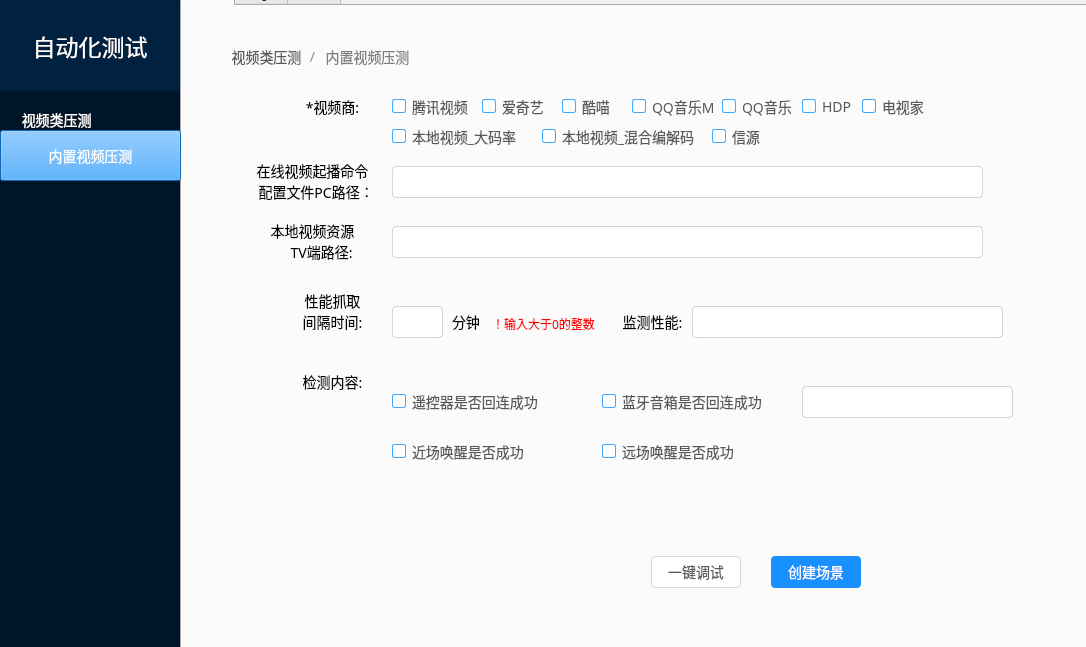
<?xml version="1.0" encoding="UTF-8"?>
<ui version="4.0">
 <class>MainWindow</class>
 <widget class="QMainWindow" name="MainWindow">
  <property name="geometry">
   <rect>
    <x>0</x>
    <y>0</y>
    <width>1086</width>
    <height>647</height>
   </rect>
  </property>
  <property name="windowTitle">
   <string>MainWindow</string>
  </property>
  <property name="styleSheet">
   <string notr="true">QPushButton#pushButton_2{
background: #1890FF;
box-shadow: inset 0 2px 8px 0 rgba(0,0,0,0.45);
opacity: 0.65;
font-family: PingFangSC-Regular;
font-size: 14px;
color: #FFFFFF;
line-height: 22px;
}
</string>
  </property>
  <widget class="QWidget" name="centralwidget">
   <widget class="QTabWidget" name="tabWidget">
    <property name="geometry">
     <rect>
      <x>180</x>
      <y>-20</y>
      <width>941</width>
      <height>671</height>
     </rect>
    </property>
    <property name="styleSheet">
     <string notr="true">QLabel {
font-family: PingFangSC-Regular;
font-size: 14px;
color: rgba(0,0,0);
text-align: right;
line-height: 22px;
}
QLabel#label_15{
font-family: PingFangSC-Regular;
font-size: 12px;
color: rgba(255,0,0);
text-align: right;
line-height: 22px;
}
QCheckBox{
	font-family: PingFangSC-Regular;
	font-size: 14px;
	color: rgba(0,0,0,0.65);
	letter-spacing: 0;
	text-align: left;
	line-height: 22px;
}
QCheckBox::indicator{
	background: #FFFFFF;
	border: 1px solid #40A9FF;
	border-radius: 2px;
	border-radius: 2px;
	width: 12px;
	height: 12px;
}
QCheckBox::indicator:checked{
	image: url(./src/qss/复选-已选.svg);
}
QRadioButton {
font-family: PingFangSC-Regular;
font-size: 14px;
color: rgba(0,0,0,0.65);
text-align: left;
line-height: 22px;}
QPushButton#pushButton_13,#pushButton_7,#pushButton_9{
font-family: PingFangSC-Regular;
font-size: 14px;
color: #FFFFFF;
line-height: 22px;
background: #1890FF;
border-radius: 4px;
border-radius: 4px;
}
QPushButton#pushButton_8,#pushButton_10,#pushButton_14{
font-family: PingFangSC-Regular;
font-size: 14px;
color: rgba(0,0,0,0.65);
line-height: 22px;
background: #FFFFFF;
border: 1px solid #D9D9D9;
border-radius: 4px;
border-radius: 4px;
}
QLineEdit{
background: #FFFFFF;
border: 1px solid rgba(0,0,0,0.15);
border-radius: 4px;
border-radius: 4px;
height: 32px;
}</string>
    </property>
    <property name="currentIndex">
     <number>0</number>
    </property>
    <widget class="QWidget" name="tab">
     <attribute name="title">
      <string>Tab 1</string>
     </attribute>
     <widget class="QLabel" name="label_2">
      <property name="geometry">
       <rect>
        <x>90</x>
        <y>80</y>
        <width>121</width>
        <height>41</height>
       </rect>
      </property>
      <property name="layoutDirection">
       <enum>Qt::LeftToRight</enum>
      </property>
      <property name="styleSheet">
       <string notr="true"/>
      </property>
      <property name="text">
       <string>*视频商:</string>
      </property>
      <property name="alignment">
       <set>Qt::AlignCenter</set>
      </property>
     </widget>
     <widget class="QLabel" name="label_3">
      <property name="geometry">
       <rect>
        <x>70</x>
        <y>150</y>
        <width>121</width>
        <height>51</height>
       </rect>
      </property>
      <property name="layoutDirection">
       <enum>Qt::LeftToRight</enum>
      </property>
      <property name="styleSheet">
       <string notr="true"/>
      </property>
      <property name="text">
       <string>在线视频起播命令
  配置文件PC路径：</string>
      </property>
      <property name="alignment">
       <set>Qt::AlignCenter</set>
      </property>
     </widget>
     <widget class="QLabel" name="label_4">
      <property name="geometry">
       <rect>
        <x>100</x>
        <y>280</y>
        <width>101</width>
        <height>51</height>
       </rect>
      </property>
      <property name="layoutDirection">
       <enum>Qt::LeftToRight</enum>
      </property>
      <property name="styleSheet">
       <string notr="true"/>
      </property>
      <property name="text">
       <string>性能抓取
间隔时间:</string>
      </property>
      <property name="alignment">
       <set>Qt::AlignCenter</set>
      </property>
     </widget>
     <widget class="QLabel" name="label_6">
      <property name="geometry">
       <rect>
        <x>90</x>
        <y>350</y>
        <width>121</width>
        <height>51</height>
       </rect>
      </property>
      <property name="layoutDirection">
       <enum>Qt::LeftToRight</enum>
      </property>
      <property name="styleSheet">
       <string notr="true"/>
      </property>
      <property name="text">
       <string>检测内容:</string>
      </property>
      <property name="alignment">
       <set>Qt::AlignCenter</set>
      </property>
     </widget>
     <widget class="QLineEdit" name="lineEdit">
      <property name="geometry">
       <rect>
        <x>210</x>
        <y>160</y>
        <width>591</width>
        <height>32</height>
       </rect>
      </property>
      <property name="styleSheet">
       <string notr="true"/>
      </property>
      <property name="text">
       <string/>
      </property>
     </widget>
     <widget class="QCheckBox" name="checkBox">
      <property name="geometry">
       <rect>
        <x>210</x>
        <y>90</y>
        <width>81</width>
        <height>21</height>
       </rect>
      </property>
      <property name="text">
       <string>腾讯视频</string>
      </property>
     </widget>
     <widget class="QCheckBox" name="checkBox_2">
      <property name="geometry">
       <rect>
        <x>300</x>
        <y>90</y>
        <width>81</width>
        <height>21</height>
       </rect>
      </property>
      <property name="text">
       <string>爱奇艺</string>
      </property>
     </widget>
     <widget class="QCheckBox" name="checkBox_3">
      <property name="geometry">
       <rect>
        <x>380</x>
        <y>90</y>
        <width>81</width>
        <height>21</height>
       </rect>
      </property>
      <property name="text">
       <string>酷喵</string>
      </property>
     </widget>
     <widget class="QCheckBox" name="checkBox_4">
      <property name="geometry">
       <rect>
        <x>450</x>
        <y>90</y>
        <width>81</width>
        <height>21</height>
       </rect>
      </property>
      <property name="text">
       <string>QQ音乐MV</string>
      </property>
     </widget>
     <widget class="QLineEdit" name="lineEdit_2">
      <property name="geometry">
       <rect>
        <x>210</x>
        <y>300</y>
        <width>51</width>
        <height>32</height>
       </rect>
      </property>
      <property name="styleSheet">
       <string notr="true"/>
      </property>
     </widget>
     <widget class="QLabel" name="label_7">
      <property name="geometry">
       <rect>
        <x>270</x>
        <y>300</y>
        <width>31</width>
        <height>31</height>
       </rect>
      </property>
      <property name="styleSheet">
       <string notr="true">font: 75 12pt &quot;新宋体&quot;;</string>
      </property>
      <property name="text">
       <string>分钟</string>
      </property>
     </widget>
     <widget class="QLabel" name="label_8">
      <property name="geometry">
       <rect>
        <x>420</x>
        <y>290</y>
        <width>101</width>
        <height>51</height>
       </rect>
      </property>
      <property name="layoutDirection">
       <enum>Qt::LeftToRight</enum>
      </property>
      <property name="styleSheet">
       <string notr="true"/>
      </property>
      <property name="text">
       <string>监测性能:</string>
      </property>
      <property name="alignment">
       <set>Qt::AlignCenter</set>
      </property>
     </widget>
     <widget class="QCheckBox" name="checkBox_15">
      <property name="geometry">
       <rect>
        <x>210</x>
        <y>430</y>
        <width>161</width>
        <height>31</height>
       </rect>
      </property>
      <property name="text">
       <string>近场唤醒是否成功</string>
      </property>
     </widget>
     <widget class="QCheckBox" name="checkBox_17">
      <property name="geometry">
       <rect>
        <x>210</x>
        <y>380</y>
        <width>161</width>
        <height>31</height>
       </rect>
      </property>
      <property name="text">
       <string>遥控器是否回连成功</string>
      </property>
     </widget>
     <widget class="QCheckBox" name="checkBox_18">
      <property name="geometry">
       <rect>
        <x>420</x>
        <y>430</y>
        <width>161</width>
        <height>31</height>
       </rect>
      </property>
      <property name="text">
       <string>远场唤醒是否成功</string>
      </property>
     </widget>
     <widget class="QCheckBox" name="checkBox_20">
      <property name="geometry">
       <rect>
        <x>420</x>
        <y>380</y>
        <width>181</width>
        <height>31</height>
       </rect>
      </property>
      <property name="text">
       <string>蓝牙音箱是否回连成功</string>
      </property>
     </widget>
     <widget class="QPushButton" name="pushButton_7">
      <property name="geometry">
       <rect>
        <x>589</x>
        <y>550</y>
        <width>90</width>
        <height>32</height>
       </rect>
      </property>
      <property name="styleSheet">
       <string notr="true"/>
      </property>
      <property name="text">
       <string>创建场景</string>
      </property>
     </widget>
     <widget class="QPushButton" name="pushButton_8">
      <property name="geometry">
       <rect>
        <x>469</x>
        <y>550</y>
        <width>90</width>
        <height>32</height>
       </rect>
      </property>
      <property name="styleSheet">
       <string notr="true"/>
      </property>
      <property name="text">
       <string>一键调试</string>
      </property>
     </widget>
     <widget class="QCheckBox" name="checkBox_8">
      <property name="geometry">
       <rect>
        <x>540</x>
        <y>90</y>
        <width>81</width>
        <height>21</height>
       </rect>
      </property>
      <property name="text">
       <string>QQ音乐</string>
      </property>
     </widget>
     <widget class="QCheckBox" name="checkBox_9">
      <property name="geometry">
       <rect>
        <x>620</x>
        <y>90</y>
        <width>81</width>
        <height>21</height>
       </rect>
      </property>
      <property name="text">
       <string>HDP</string>
      </property>
     </widget>
     <widget class="QCheckBox" name="checkBox_10">
      <property name="geometry">
       <rect>
        <x>680</x>
        <y>90</y>
        <width>81</width>
        <height>21</height>
       </rect>
      </property>
      <property name="text">
       <string>电视家</string>
      </property>
     </widget>
     <widget class="QCheckBox" name="checkBox_11">
      <property name="geometry">
       <rect>
        <x>210</x>
        <y>120</y>
        <width>141</width>
        <height>21</height>
       </rect>
      </property>
      <property name="text">
       <string>本地视频_大码率</string>
      </property>
     </widget>
     <widget class="QCheckBox" name="checkBox_12">
      <property name="geometry">
       <rect>
        <x>530</x>
        <y>120</y>
        <width>81</width>
        <height>21</height>
       </rect>
      </property>
      <property name="text">
       <string>信源</string>
      </property>
     </widget>
     <widget class="QLineEdit" name="lineEdit_3">
      <property name="geometry">
       <rect>
        <x>510</x>
        <y>300</y>
        <width>311</width>
        <height>32</height>
       </rect>
      </property>
      <property name="styleSheet">
       <string notr="true"/>
      </property>
     </widget>
     <widget class="QCheckBox" name="checkBox_14">
      <property name="geometry">
       <rect>
        <x>360</x>
        <y>120</y>
        <width>181</width>
        <height>21</height>
       </rect>
      </property>
      <property name="text">
       <string>本地视频_混合编解码</string>
      </property>
     </widget>
     <widget class="QLabel" name="label_15">
      <property name="geometry">
       <rect>
        <x>310</x>
        <y>310</y>
        <width>111</width>
        <height>16</height>
       </rect>
      </property>
      <property name="styleSheet">
       <string notr="true"/>
      </property>
      <property name="text">
       <string>！输入大于0的整数</string>
      </property>
     </widget>
     <widget class="QLabel" name="label_18">
      <property name="geometry">
       <rect>
        <x>70</x>
        <y>210</y>
        <width>121</width>
        <height>51</height>
       </rect>
      </property>
      <property name="layoutDirection">
       <enum>Qt::LeftToRight</enum>
      </property>
      <property name="styleSheet">
       <string notr="true"/>
      </property>
      <property name="text">
       <string>本地视频资源
     TV端路径:</string>
      </property>
      <property name="alignment">
       <set>Qt::AlignCenter</set>
      </property>
     </widget>
     <widget class="QLineEdit" name="lineEdit_8">
      <property name="geometry">
       <rect>
        <x>210</x>
        <y>220</y>
        <width>591</width>
        <height>32</height>
       </rect>
      </property>
      <property name="styleSheet">
       <string notr="true"/>
      </property>
     </widget>
     <widget class="QLineEdit" name="lineEdit_9">
      <property name="geometry">
       <rect>
        <x>620</x>
        <y>380</y>
        <width>211</width>
        <height>32</height>
       </rect>
      </property>
      <property name="styleSheet">
       <string notr="true"/>
      </property>
     </widget>
     <widget class="QLabel" name="label_37">
      <property name="geometry">
       <rect>
        <x>44</x>
        <y>40</y>
        <width>81</width>
        <height>21</height>
       </rect>
      </property>
      <property name="layoutDirection">
       <enum>Qt::LeftToRight</enum>
      </property>
      <property name="styleSheet">
       <string notr="true">QLabel {
font-family: PingFangSC-Regular;
font-size: 14px;
color: rgba(0,0,0,0.65);
line-height: 22px;}</string>
      </property>
      <property name="text">
       <string>视频类压测</string>
      </property>
      <property name="alignment">
       <set>Qt::AlignCenter</set>
      </property>
     </widget>
     <widget class="QLabel" name="label_38">
      <property name="geometry">
       <rect>
        <x>140</x>
        <y>40</y>
        <width>91</width>
        <height>21</height>
       </rect>
      </property>
      <property name="layoutDirection">
       <enum>Qt::LeftToRight</enum>
      </property>
      <property name="styleSheet">
       <string notr="true">QLabel {
font-family: PingFangSC-Regular;
font-size: 14px;
color: rgba(0,0,0,0.50);
line-height: 22px;}</string>
      </property>
      <property name="text">
       <string>内置视频压测</string>
      </property>
      <property name="alignment">
       <set>Qt::AlignCenter</set>
      </property>
     </widget>
     <widget class="QLabel" name="label_39">
      <property name="geometry">
       <rect>
        <x>120</x>
        <y>40</y>
        <width>21</width>
        <height>21</height>
       </rect>
      </property>
      <property name="layoutDirection">
       <enum>Qt::LeftToRight</enum>
      </property>
      <property name="styleSheet">
       <string notr="true">QLabel {
font-family: PingFangSC-Regular;
font-size: 14px;
color: rgba(0,0,0,0.45);
line-height: 22px;}</string>
      </property>
      <property name="text">
       <string> / </string>
      </property>
      <property name="alignment">
       <set>Qt::AlignCenter</set>
      </property>
     </widget>
    </widget>
    <widget class="QWidget" name="tab_3">
     <attribute name="title">
      <string>Page</string>
     </attribute>
     <widget class="QLabel" name="label_16">
      <property name="geometry">
       <rect>
        <x>60</x>
        <y>70</y>
        <width>121</width>
        <height>51</height>
       </rect>
      </property>
      <property name="layoutDirection">
       <enum>Qt::LeftToRight</enum>
      </property>
      <property name="styleSheet">
       <string notr="true">color: rgb(0, 0, 0);
font: 75 15pt &quot;新宋体&quot;;
background-color: rgb(189, 215, 238);
</string>
      </property>
      <property name="text">
       <string>投屏模式：</string>
      </property>
      <property name="alignment">
       <set>Qt::AlignCenter</set>
      </property>
     </widget>
     <widget class="QCheckBox" name="checkBox_19">
      <property name="geometry">
       <rect>
        <x>230</x>
        <y>80</y>
        <width>81</width>
        <height>21</height>
       </rect>
      </property>
      <property name="text">
       <string>乐播投屏</string>
      </property>
     </widget>
     <widget class="QCheckBox" name="checkBox_22">
      <property name="geometry">
       <rect>
        <x>360</x>
        <y>80</y>
        <width>121</width>
        <height>21</height>
       </rect>
      </property>
      <property name="text">
       <string>dlna投屏</string>
      </property>
     </widget>
     <widget class="QCheckBox" name="checkBox_23">
      <property name="geometry">
       <rect>
        <x>500</x>
        <y>80</y>
        <width>81</width>
        <height>21</height>
       </rect>
      </property>
      <property name="text">
       <string>miracast（无线投屏）</string>
      </property>
     </widget>
     <widget class="QPushButton" name="pushButton_13">
      <property name="geometry">
       <rect>
        <x>800</x>
        <y>500</y>
        <width>91</width>
        <height>41</height>
       </rect>
      </property>
      <property name="styleSheet">
       <string notr="true">QPushButton{
color: rgb(255, 255, 255);
font: 75 15pt &quot;新宋体&quot;;
background-color: rgb(46, 117, 182);
border: 2px solid rgb(65, 133, 156);

}</string>
      </property>
      <property name="text">
       <string>创建场景</string>
      </property>
     </widget>
     <widget class="QPushButton" name="pushButton_14">
      <property name="geometry">
       <rect>
        <x>690</x>
        <y>500</y>
        <width>101</width>
        <height>41</height>
       </rect>
      </property>
      <property name="styleSheet">
       <string notr="true">QPushButton{
color: rgb(255, 255, 255);
font: 75 15pt &quot;新宋体&quot;;
background-color: rgb(46, 117, 182);
border: 2px solid rgb(65, 133, 156);

}</string>
      </property>
      <property name="text">
       <string>一键调试</string>
      </property>
     </widget>
     <widget class="QLineEdit" name="lineEdit_4">
      <property name="geometry">
       <rect>
        <x>230</x>
        <y>270</y>
        <width>71</width>
        <height>41</height>
       </rect>
      </property>
      <property name="styleSheet">
       <string notr="true">border: 1px solid rgb(0, 0, 0);</string>
      </property>
     </widget>
     <widget class="QLabel" name="label_5">
      <property name="geometry">
       <rect>
        <x>60</x>
        <y>270</y>
        <width>121</width>
        <height>51</height>
       </rect>
      </property>
      <property name="layoutDirection">
       <enum>Qt::LeftToRight</enum>
      </property>
      <property name="styleSheet">
       <string notr="true">color: rgb(0, 0, 0);
font: 75 15pt &quot;新宋体&quot;;
background-color: rgb(189, 215, 238);
</string>
      </property>
      <property name="text">
       <string>性能抓取
间隔时间:</string>
      </property>
      <property name="alignment">
       <set>Qt::AlignCenter</set>
      </property>
     </widget>
     <widget class="QLabel" name="label_20">
      <property name="geometry">
       <rect>
        <x>60</x>
        <y>160</y>
        <width>121</width>
        <height>51</height>
       </rect>
      </property>
      <property name="layoutDirection">
       <enum>Qt::LeftToRight</enum>
      </property>
      <property name="styleSheet">
       <string notr="true">color: rgb(0, 0, 0);
font: 75 15pt &quot;新宋体&quot;;
background-color: rgb(189, 215, 238);
</string>
      </property>
      <property name="text">
       <string>*直达应用：</string>
      </property>
      <property name="alignment">
       <set>Qt::AlignCenter</set>
      </property>
     </widget>
     <widget class="QCheckBox" name="checkBox_16">
      <property name="geometry">
       <rect>
        <x>460</x>
        <y>420</y>
        <width>161</width>
        <height>31</height>
       </rect>
      </property>
      <property name="text">
       <string>近场唤醒是否成功</string>
      </property>
     </widget>
     <widget class="QLabel" name="label_9">
      <property name="geometry">
       <rect>
        <x>60</x>
        <y>370</y>
        <width>121</width>
        <height>51</height>
       </rect>
      </property>
      <property name="layoutDirection">
       <enum>Qt::LeftToRight</enum>
      </property>
      <property name="styleSheet">
       <string notr="true">color: rgb(0, 0, 0);
font: 75 15pt &quot;新宋体&quot;;
background-color: rgb(189, 215, 238);
</string>
      </property>
      <property name="text">
       <string>检测内容:</string>
      </property>
      <property name="alignment">
       <set>Qt::AlignCenter</set>
      </property>
     </widget>
     <widget class="QCheckBox" name="checkBox_21">
      <property name="geometry">
       <rect>
        <x>250</x>
        <y>420</y>
        <width>161</width>
        <height>31</height>
       </rect>
      </property>
      <property name="text">
       <string>遥控器是否回连成功</string>
      </property>
     </widget>
     <widget class="QCheckBox" name="checkBox_31">
      <property name="geometry">
       <rect>
        <x>250</x>
        <y>470</y>
        <width>181</width>
        <height>31</height>
       </rect>
      </property>
      <property name="text">
       <string>蓝牙音箱是否回连成功</string>
      </property>
     </widget>
     <widget class="QCheckBox" name="checkBox_32">
      <property name="geometry">
       <rect>
        <x>460</x>
        <y>470</y>
        <width>161</width>
        <height>31</height>
       </rect>
      </property>
      <property name="text">
       <string>远场唤醒是否成功</string>
      </property>
     </widget>
     <widget class="QLineEdit" name="lineEdit_5">
      <property name="geometry">
       <rect>
        <x>230</x>
        <y>170</y>
        <width>61</width>
        <height>41</height>
       </rect>
      </property>
      <property name="styleSheet">
       <string notr="true">border: 1px solid rgb(0, 0, 0);</string>
      </property>
     </widget>
     <widget class="QLabel" name="label_10">
      <property name="geometry">
       <rect>
        <x>300</x>
        <y>180</y>
        <width>41</width>
        <height>31</height>
       </rect>
      </property>
      <property name="styleSheet">
       <string notr="true">font: 75 12pt &quot;新宋体&quot;;</string>
      </property>
      <property name="text">
       <string> H</string>
      </property>
     </widget>
     <widget class="QLabel" name="label_11">
      <property name="geometry">
       <rect>
        <x>310</x>
        <y>280</y>
        <width>41</width>
        <height>31</height>
       </rect>
      </property>
      <property name="styleSheet">
       <string notr="true">font: 75 12pt &quot;新宋体&quot;;</string>
      </property>
      <property name="text">
       <string>分钟</string>
      </property>
     </widget>
    </widget>
    <widget class="QWidget" name="tab_2">
     <attribute name="title">
      <string>Tab 2</string>
     </attribute>
     <widget class="QLabel" name="label_17">
      <property name="geometry">
       <rect>
        <x>60</x>
        <y>60</y>
        <width>121</width>
        <height>51</height>
       </rect>
      </property>
      <property name="layoutDirection">
       <enum>Qt::LeftToRight</enum>
      </property>
      <property name="styleSheet">
       <string notr="true">color: rgb(0, 0, 0);
font: 75 15pt &quot;新宋体&quot;;
background-color: rgb(189, 215, 238);
</string>
      </property>
      <property name="text">
       <string>*视频选择：</string>
      </property>
      <property name="alignment">
       <set>Qt::AlignCenter</set>
      </property>
     </widget>
     <widget class="QRadioButton" name="radioButton_5">
      <property name="geometry">
       <rect>
        <x>230</x>
        <y>70</y>
        <width>81</width>
        <height>21</height>
       </rect>
      </property>
      <property name="styleSheet">
       <string notr="true">QAbstractButton
{
font: 75 11pt &quot;新宋体&quot;;
}</string>
      </property>
      <property name="text">
       <string>大码率</string>
      </property>
     </widget>
     <widget class="QRadioButton" name="radioButton_6">
      <property name="geometry">
       <rect>
        <x>360</x>
        <y>70</y>
        <width>111</width>
        <height>21</height>
       </rect>
      </property>
      <property name="styleSheet">
       <string notr="true">QAbstractButton
{
font: 75 11pt &quot;新宋体&quot;;
}</string>
      </property>
      <property name="text">
       <string>混合编解码</string>
      </property>
     </widget>
     <widget class="QPushButton" name="pushButton_9">
      <property name="geometry">
       <rect>
        <x>800</x>
        <y>500</y>
        <width>91</width>
        <height>41</height>
       </rect>
      </property>
      <property name="styleSheet">
       <string notr="true">QPushButton{
color: rgb(255, 255, 255);
font: 75 15pt &quot;新宋体&quot;;
background-color: rgb(46, 117, 182);
border: 2px solid rgb(65, 133, 156);

}</string>
      </property>
      <property name="text">
       <string>创建场景</string>
      </property>
     </widget>
     <widget class="QPushButton" name="pushButton_10">
      <property name="geometry">
       <rect>
        <x>690</x>
        <y>500</y>
        <width>101</width>
        <height>41</height>
       </rect>
      </property>
      <property name="styleSheet">
       <string notr="true">QPushButton{
color: rgb(255, 255, 255);
font: 75 15pt &quot;新宋体&quot;;
background-color: rgb(46, 117, 182);
border: 2px solid rgb(65, 133, 156);

}</string>
      </property>
      <property name="text">
       <string>一键调试</string>
      </property>
     </widget>
     <widget class="QLabel" name="label_12">
      <property name="geometry">
       <rect>
        <x>310</x>
        <y>170</y>
        <width>41</width>
        <height>31</height>
       </rect>
      </property>
      <property name="styleSheet">
       <string notr="true">font: 75 12pt &quot;新宋体&quot;;</string>
      </property>
      <property name="text">
       <string>分钟</string>
      </property>
     </widget>
     <widget class="QLabel" name="label_13">
      <property name="geometry">
       <rect>
        <x>60</x>
        <y>170</y>
        <width>121</width>
        <height>51</height>
       </rect>
      </property>
      <property name="layoutDirection">
       <enum>Qt::LeftToRight</enum>
      </property>
      <property name="styleSheet">
       <string notr="true">color: rgb(0, 0, 0);
font: 75 15pt &quot;新宋体&quot;;
background-color: rgb(189, 215, 238);
</string>
      </property>
      <property name="text">
       <string>性能抓取
间隔时间:</string>
      </property>
      <property name="alignment">
       <set>Qt::AlignCenter</set>
      </property>
     </widget>
     <widget class="QLineEdit" name="lineEdit_6">
      <property name="geometry">
       <rect>
        <x>230</x>
        <y>170</y>
        <width>71</width>
        <height>41</height>
       </rect>
      </property>
      <property name="styleSheet">
       <string notr="true">border: 1px solid rgb(0, 0, 0);</string>
      </property>
     </widget>
     <widget class="QLabel" name="label_14">
      <property name="geometry">
       <rect>
        <x>60</x>
        <y>280</y>
        <width>121</width>
        <height>51</height>
       </rect>
      </property>
      <property name="layoutDirection">
       <enum>Qt::LeftToRight</enum>
      </property>
      <property name="styleSheet">
       <string notr="true">color: rgb(0, 0, 0);
font: 75 15pt &quot;新宋体&quot;;
background-color: rgb(189, 215, 238);
</string>
      </property>
      <property name="text">
       <string>监测性能:</string>
      </property>
      <property name="alignment">
       <set>Qt::AlignCenter</set>
      </property>
     </widget>
     <widget class="QLineEdit" name="lineEdit_7">
      <property name="geometry">
       <rect>
        <x>230</x>
        <y>280</y>
        <width>561</width>
        <height>51</height>
       </rect>
      </property>
      <property name="styleSheet">
       <string notr="true">border: 1px solid rgb(0, 0, 0);</string>
      </property>
     </widget>
    </widget>
   </widget>
   <widget class="QLabel" name="label">
    <property name="geometry">
     <rect>
      <x>0</x>
      <y>0</y>
      <width>180</width>
      <height>91</height>
     </rect>
    </property>
    <property name="styleSheet">
     <string notr="true">font-family: PingFangSC-Medium;
font-size: 23px;
color: #FFFFFF;
text-align: left;
background: #002140;
box-shadow: 2px 0 6px 0 rgba(0,21,41,0.35);</string>
    </property>
    <property name="text">
     <string>自动化测试</string>
    </property>
    <property name="alignment">
     <set>Qt::AlignCenter</set>
    </property>
   </widget>
   <widget class="QPushButton" name="pushButton_2">
    <property name="geometry">
     <rect>
      <x>0</x>
      <y>130</y>
      <width>181</width>
      <height>51</height>
     </rect>
    </property>
    <property name="styleSheet">
     <string notr="true"/>
    </property>
    <property name="text">
     <string>内置视频压测</string>
    </property>
   </widget>
   <widget class="QLabel" name="label_19">
    <property name="geometry">
     <rect>
      <x>0</x>
      <y>90</y>
      <width>180</width>
      <height>571</height>
     </rect>
    </property>
    <property name="styleSheet">
     <string notr="true">background: #001529;
font-family: PingFangSC-Regular;
font-size: 14px;
color: #FFFFFF;
line-height: 22px;</string>
    </property>
    <property name="text">
     <string>
      视频类压测</string>
    </property>
    <property name="alignment">
     <set>Qt::AlignLeading|Qt::AlignLeft|Qt::AlignTop</set>
    </property>
   </widget>
   <zorder>label_19</zorder>
   <zorder>tabWidget</zorder>
   <zorder>label</zorder>
   <zorder>pushButton_2</zorder>
  </widget>
 </widget>
 <resources/>
 <connections/>
</ui>
